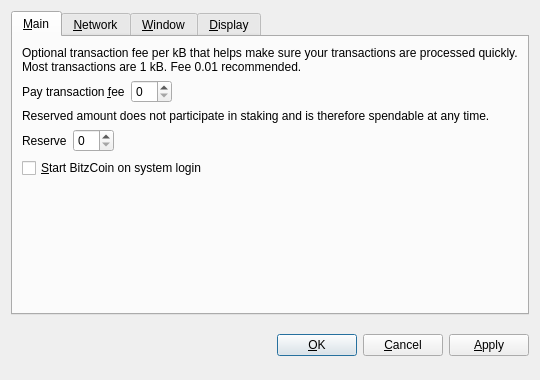
<?xml version="1.0" encoding="UTF-8"?>
<ui version="4.0">
 <class>OptionsDialog</class>
 <widget class="QDialog" name="OptionsDialog">
  <property name="geometry">
   <rect>
    <x>0</x>
    <y>0</y>
    <width>540</width>
    <height>380</height>
   </rect>
  </property>
  <property name="windowTitle">
   <string>Options</string>
  </property>
  <property name="modal">
   <bool>true</bool>
  </property>
  <layout class="QVBoxLayout" name="verticalLayout">
   <item>
    <widget class="QTabWidget" name="tabWidget">
     <property name="tabPosition">
      <enum>QTabWidget::North</enum>
     </property>
     <property name="currentIndex">
      <number>0</number>
     </property>
     <widget class="QWidget" name="tabMain">
      <attribute name="title">
       <string>&amp;Main</string>
      </attribute>
      <layout class="QVBoxLayout" name="verticalLayout_Main">
       <item>
        <widget class="QLabel" name="transactionFeeInfoLabel">
         <property name="text">
          <string>Optional transaction fee per kB that helps make sure your transactions are processed quickly. Most transactions are 1 kB. Fee 0.01 recommended.</string>
         </property>
         <property name="textFormat">
          <enum>Qt::PlainText</enum>
         </property>
         <property name="wordWrap">
          <bool>true</bool>
         </property>
        </widget>
       </item>
       <item>
        <layout class="QHBoxLayout" name="horizontalLayoutFee">
         <item>
          <widget class="QLabel" name="transactionFeeLabel">
           <property name="text">
            <string>Pay transaction &amp;fee</string>
           </property>
           <property name="textFormat">
            <enum>Qt::PlainText</enum>
           </property>
           <property name="buddy">
            <cstring>transactionFee</cstring>
           </property>
          </widget>
         </item>
         <item>
          <widget class="BitcoinAmountField" name="transactionFee"/>
         </item>
         <item>
          <spacer name="horizontalSpacerFee">
           <property name="orientation">
            <enum>Qt::Horizontal</enum>
           </property>
           <property name="sizeHint" stdset="0">
            <size>
             <width>40</width>
             <height>20</height>
            </size>
           </property>
          </spacer>
         </item>
        </layout>
       </item>
       <item>
        <widget class="QLabel" name="reserveBalanceInfoLabel">
         <property name="text">
          <string>Reserved amount does not participate in staking and is therefore spendable at any time.</string>
         </property>
         <property name="textFormat">
          <enum>Qt::PlainText</enum>
         </property>
         <property name="wordWrap">
          <bool>true</bool>
         </property>
        </widget>
       </item>
       <item>
        <layout class="QHBoxLayout" name="horizontalLayoutReserveBalance">
         <item>
          <widget class="QLabel" name="reserveBalanceLabel">
           <property name="text">
            <string>Reserve</string>
           </property>
           <property name="textFormat">
            <enum>Qt::PlainText</enum>
           </property>
           <property name="buddy">
            <cstring>reserveBalance</cstring>
           </property>
          </widget>
         </item>
         <item>
          <widget class="BitcoinAmountField" name="reserveBalance"/>
         </item>
         <item>
          <spacer name="horizontalSpacerReserveBalance">
           <property name="orientation">
            <enum>Qt::Horizontal</enum>
           </property>
           <property name="sizeHint" stdset="0">
            <size>
             <width>40</width>
             <height>20</height>
            </size>
           </property>
          </spacer>
         </item>
        </layout>
       </item>
       <item>
        <widget class="QCheckBox" name="bitcoinAtStartup">
         <property name="toolTip">
          <string>Automatically start BitzCoin after logging in to the system.</string>
         </property>
         <property name="text">
          <string>&amp;Start BitzCoin on system login</string>
         </property>
        </widget>
       </item>
       <item>
        <spacer name="verticalSpacer_Main">
         <property name="orientation">
          <enum>Qt::Vertical</enum>
         </property>
         <property name="sizeHint" stdset="0">
          <size>
           <width>20</width>
           <height>40</height>
          </size>
         </property>
        </spacer>
       </item>
      </layout>
     </widget>
     <widget class="QWidget" name="tabNetwork">
      <attribute name="title">
       <string>&amp;Network</string>
      </attribute>
      <layout class="QVBoxLayout" name="verticalLayout_Network">
       <item>
        <widget class="QCheckBox" name="mapPortUpnp">
         <property name="toolTip">
          <string>Automatically open the BitzCoin client port on the router. This only works when your router supports UPnP and it is enabled.</string>
         </property>
         <property name="text">
          <string>Map port using &amp;UPnP</string>
         </property>
        </widget>
       </item>
       <item>
        <widget class="QCheckBox" name="connectSocks">
         <property name="toolTip">
          <string>Connect to the BitzCoin network through a SOCKS5 proxy (e.g. when connecting through Tor).</string>
         </property>
         <property name="text">
          <string>&amp;Connect through SOCKS5 proxy:</string>
         </property>
        </widget>
       </item>
       <item>
        <layout class="QHBoxLayout" name="horizontalLayout_Network">
         <item>
          <widget class="QLabel" name="proxyIpLabel">
           <property name="text">
            <string>Proxy &amp;IP:</string>
           </property>
           <property name="textFormat">
            <enum>Qt::PlainText</enum>
           </property>
           <property name="buddy">
            <cstring>proxyIp</cstring>
           </property>
          </widget>
         </item>
         <item>
          <widget class="QValidatedLineEdit" name="proxyIp">
           <property name="maximumSize">
            <size>
             <width>140</width>
             <height>16777215</height>
            </size>
           </property>
           <property name="toolTip">
            <string>IP address of the proxy (e.g. 127.0.0.1)</string>
           </property>
          </widget>
         </item>
         <item>
          <widget class="QLabel" name="proxyPortLabel">
           <property name="text">
            <string>&amp;Port:</string>
           </property>
           <property name="textFormat">
            <enum>Qt::PlainText</enum>
           </property>
           <property name="buddy">
            <cstring>proxyPort</cstring>
           </property>
          </widget>
         </item>
         <item>
          <widget class="QLineEdit" name="proxyPort">
           <property name="maximumSize">
            <size>
             <width>55</width>
             <height>16777215</height>
            </size>
           </property>
           <property name="toolTip">
            <string>Port of the proxy (e.g. 9050)</string>
           </property>
          </widget>
         </item>
         <item>
          <spacer name="horizontalSpacer_Network">
           <property name="orientation">
            <enum>Qt::Horizontal</enum>
           </property>
           <property name="sizeHint" stdset="0">
            <size>
             <width>40</width>
             <height>20</height>
            </size>
           </property>
          </spacer>
         </item>
        </layout>
       </item>
       <item>
        <spacer name="verticalSpacer_Network">
         <property name="orientation">
          <enum>Qt::Vertical</enum>
         </property>
         <property name="sizeHint" stdset="0">
          <size>
           <width>20</width>
           <height>40</height>
          </size>
         </property>
        </spacer>
       </item>
      </layout>
     </widget>
     <widget class="QWidget" name="tabWindow">
      <attribute name="title">
       <string>&amp;Window</string>
      </attribute>
      <layout class="QVBoxLayout" name="verticalLayout_Window">
       <item>
        <widget class="QCheckBox" name="minimizeToTray">
         <property name="toolTip">
          <string>Show only a tray icon after minimizing the window.</string>
         </property>
         <property name="text">
          <string>&amp;Minimize to the tray instead of the taskbar</string>
         </property>
        </widget>
       </item>
       <item>
        <widget class="QCheckBox" name="minimizeOnClose">
         <property name="toolTip">
          <string>Minimize instead of exit the application when the window is closed. When this option is enabled, the application will be closed only after selecting Quit in the menu.</string>
         </property>
         <property name="text">
          <string>M&amp;inimize on close</string>
         </property>
        </widget>
       </item>
       <item>
        <spacer name="verticalSpacer_Window">
         <property name="orientation">
          <enum>Qt::Vertical</enum>
         </property>
         <property name="sizeHint" stdset="0">
          <size>
           <width>20</width>
           <height>40</height>
          </size>
         </property>
        </spacer>
       </item>
      </layout>
     </widget>
     <widget class="QWidget" name="tabDisplay">
      <attribute name="title">
       <string>&amp;Display</string>
      </attribute>
      <layout class="QVBoxLayout" name="verticalLayout_Display">
       <item>
        <layout class="QHBoxLayout" name="horizontalLayout_1_Display">
         <item>
          <widget class="QLabel" name="langLabel">
           <property name="text">
            <string>User Interface &amp;language:</string>
           </property>
           <property name="textFormat">
            <enum>Qt::PlainText</enum>
           </property>
           <property name="buddy">
            <cstring>lang</cstring>
           </property>
          </widget>
         </item>
         <item>
          <widget class="QValueComboBox" name="lang">
           <property name="toolTip">
            <string>The user interface language can be set here. This setting will take effect after restarting BitzCoin.</string>
           </property>
          </widget>
         </item>
        </layout>
       </item>
       <item>
        <layout class="QHBoxLayout" name="horizontalLayout_2_Display">
         <item>
          <widget class="QLabel" name="unitLabel">
           <property name="text">
            <string>&amp;Unit to show amounts in:</string>
           </property>
           <property name="textFormat">
            <enum>Qt::PlainText</enum>
           </property>
           <property name="buddy">
            <cstring>unit</cstring>
           </property>
          </widget>
         </item>
         <item>
          <widget class="QValueComboBox" name="unit">
           <property name="toolTip">
            <string>Choose the default subdivision unit to show in the interface and when sending coins.</string>
           </property>
          </widget>
         </item>
        </layout>
       </item>
       <item>
        <widget class="QCheckBox" name="coinControlFeatures">
         <property name="toolTip">
          <string>Whether to show coin control features or not.</string>
         </property>
         <property name="text">
          <string>Display coin &amp;control features (experts only!)</string>
         </property>
        </widget>
       </item>
       <item>
        <widget class="QCheckBox" name="minimizeCoinAge">
         <property name="toolTip">
          <string>Whether to select the coin outputs randomly or with minimal coin age.</string>
         </property>
         <property name="text">
          <string>Minimize weight consumption (experimental)</string>
         </property>
        </widget>
       </item>
       <item>
        <widget class="QCheckBox" name="useBlackTheme">
         <property name="text">
          <string>Use black visual theme (requires restart)</string>
         </property>
        </widget>
       </item>
       <item>
        <spacer name="verticalSpacer_Display">
         <property name="orientation">
          <enum>Qt::Vertical</enum>
         </property>
         <property name="sizeHint" stdset="0">
          <size>
           <width>20</width>
           <height>40</height>
          </size>
         </property>
        </spacer>
       </item>
      </layout>
     </widget>
    </widget>
   </item>
   <item>
    <layout class="QHBoxLayout" name="horizontalLayout_Buttons">
     <item>
      <spacer name="horizontalSpacer_1">
       <property name="orientation">
        <enum>Qt::Horizontal</enum>
       </property>
       <property name="sizeHint" stdset="0">
        <size>
         <width>40</width>
         <height>48</height>
        </size>
       </property>
      </spacer>
     </item>
     <item>
      <widget class="QLabel" name="statusLabel">
       <property name="font">
        <font>
         <weight>75</weight>
         <bold>true</bold>
        </font>
       </property>
       <property name="text">
        <string/>
       </property>
       <property name="textFormat">
        <enum>Qt::PlainText</enum>
       </property>
       <property name="wordWrap">
        <bool>true</bool>
       </property>
      </widget>
     </item>
     <item>
      <spacer name="horizontalSpacer_2">
       <property name="orientation">
        <enum>Qt::Horizontal</enum>
       </property>
       <property name="sizeHint" stdset="0">
        <size>
         <width>40</width>
         <height>48</height>
        </size>
       </property>
      </spacer>
     </item>
     <item>
      <widget class="QPushButton" name="okButton">
       <property name="text">
        <string>&amp;OK</string>
       </property>
      </widget>
     </item>
     <item>
      <widget class="QPushButton" name="cancelButton">
       <property name="text">
        <string>&amp;Cancel</string>
       </property>
       <property name="autoDefault">
        <bool>false</bool>
       </property>
      </widget>
     </item>
     <item>
      <widget class="QPushButton" name="applyButton">
       <property name="text">
        <string>&amp;Apply</string>
       </property>
       <property name="autoDefault">
        <bool>false</bool>
       </property>
      </widget>
     </item>
    </layout>
   </item>
  </layout>
 </widget>
 <customwidgets>
  <customwidget>
   <class>BitcoinAmountField</class>
   <extends>QSpinBox</extends>
   <header>bitcoinamountfield.h</header>
  </customwidget>
  <customwidget>
   <class>QValueComboBox</class>
   <extends>QComboBox</extends>
   <header>qvaluecombobox.h</header>
  </customwidget>
  <customwidget>
   <class>QValidatedLineEdit</class>
   <extends>QLineEdit</extends>
   <header>qvalidatedlineedit.h</header>
  </customwidget>
 </customwidgets>
 <resources/>
 <connections/>
</ui>
